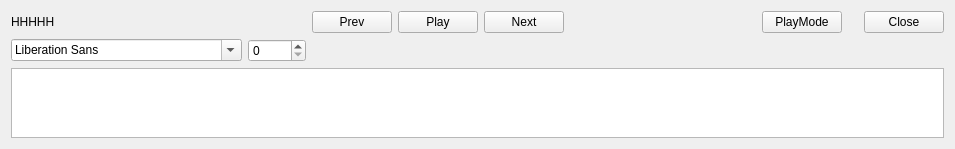
<?xml version="1.0" encoding="UTF-8"?>
<ui version="4.0">
 <class>DeskLyricWidget</class>
 <widget class="QWidget" name="DeskLyricWidget">
  <property name="geometry">
   <rect>
    <x>0</x>
    <y>0</y>
    <width>955</width>
    <height>120</height>
   </rect>
  </property>
  <property name="windowTitle">
   <string>Form</string>
  </property>
  <layout class="QGridLayout" name="gridLayout">
   <item row="0" column="0">
    <widget class="QLabel" name="lb_songName">
     <property name="minimumSize">
      <size>
       <width>100</width>
       <height>0</height>
      </size>
     </property>
     <property name="maximumSize">
      <size>
       <width>100</width>
       <height>100</height>
      </size>
     </property>
     <property name="text">
      <string>HHHHH</string>
     </property>
    </widget>
   </item>
   <item row="0" column="1">
    <spacer name="horizontalSpacer">
     <property name="orientation">
      <enum>Qt::Horizontal</enum>
     </property>
     <property name="sizeHint" stdset="0">
      <size>
       <width>40</width>
       <height>20</height>
      </size>
     </property>
    </spacer>
   </item>
   <item row="0" column="2">
    <widget class="QPushButton" name="pb_prev">
     <property name="text">
      <string>Prev</string>
     </property>
    </widget>
   </item>
   <item row="0" column="3">
    <widget class="QPushButton" name="pb_play">
     <property name="text">
      <string>Play</string>
     </property>
    </widget>
   </item>
   <item row="0" column="4">
    <widget class="QPushButton" name="pb_next">
     <property name="text">
      <string>Next</string>
     </property>
    </widget>
   </item>
   <item row="2" column="0" colspan="10">
    <widget class="QListWidget" name="lw_deskLyric">
     <item>
      <property name="text">
       <string/>
      </property>
     </item>
     <item>
      <property name="text">
       <string/>
      </property>
     </item>
    </widget>
   </item>
   <item row="0" column="9">
    <widget class="QPushButton" name="pb_close">
     <property name="text">
      <string>Close</string>
     </property>
    </widget>
   </item>
   <item row="0" column="8">
    <spacer name="horizontalSpacer_2">
     <property name="orientation">
      <enum>Qt::Horizontal</enum>
     </property>
     <property name="sizeType">
      <enum>QSizePolicy::Fixed</enum>
     </property>
     <property name="sizeHint" stdset="0">
      <size>
       <width>10</width>
       <height>20</height>
      </size>
     </property>
    </spacer>
   </item>
   <item row="0" column="7">
    <widget class="QPushButton" name="pb_playMode">
     <property name="text">
      <string>PlayMode</string>
     </property>
    </widget>
   </item>
   <item row="0" column="5">
    <spacer name="horizontalSpacer_3">
     <property name="orientation">
      <enum>Qt::Horizontal</enum>
     </property>
     <property name="sizeType">
      <enum>QSizePolicy::Fixed</enum>
     </property>
     <property name="sizeHint" stdset="0">
      <size>
       <width>180</width>
       <height>20</height>
      </size>
     </property>
    </spacer>
   </item>
   <item row="1" column="0">
    <widget class="QFontComboBox" name="fontComboBox"/>
   </item>
   <item row="1" column="1">
    <widget class="QSpinBox" name="spinBox"/>
   </item>
  </layout>
 </widget>
 <resources/>
 <connections/>
</ui>
